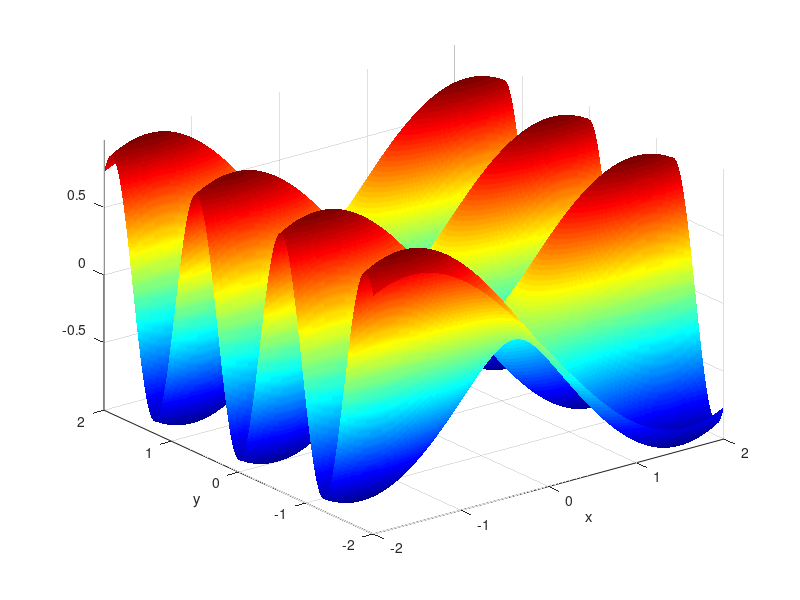
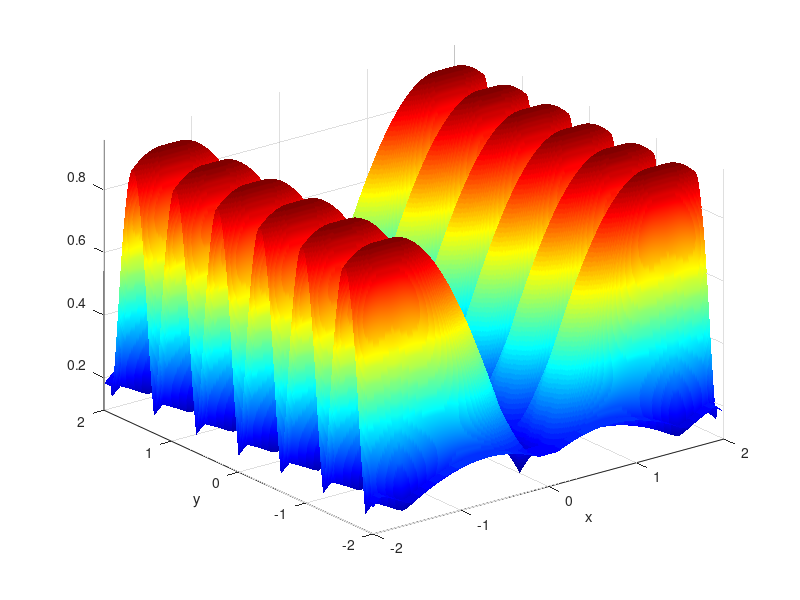
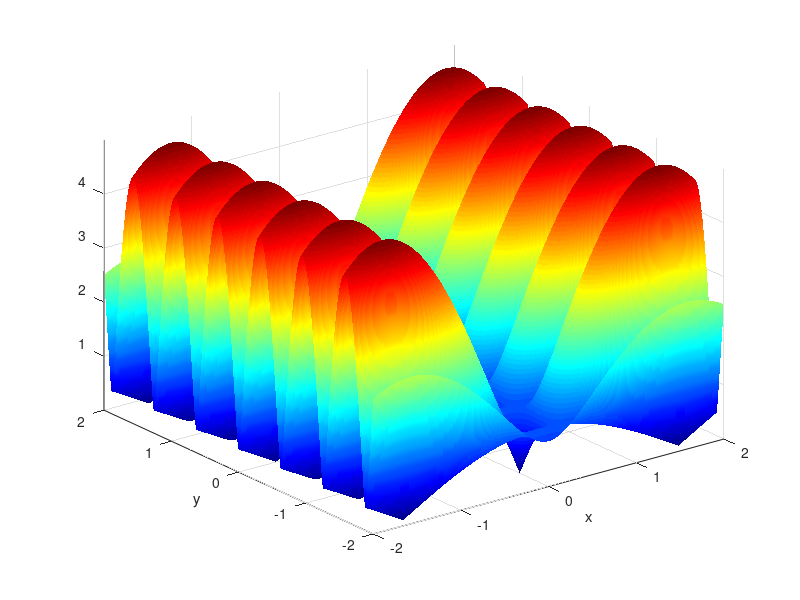

These charts were generated, in order, by the following MATLAB code:
% Local 2-D Value Change 
f = @(x, y) sin(x).*cos(5*y);
f1 = @(x, y) sqrt((cos(x).*cos(5*y)).^2 + (5*sin(x).*sin(5*y)).^2);

Lx = 0.1;
Ly = Lx;

dx = 0.005; X_max = 2; X_min = -2;
dy = 0.005; Y_max = 2; Y_min = -2;
% L_max = 0.1; L_min = 0; L = [L_min:dx:L_max]
x = [X_min:dx:X_max]; Nx = (X_max-X_min)/dx;
y = [Y_min:dy:Y_max]; Ny = (Y_max-Y_min)/dy;
[X,Y] = meshgrid(x,y);
NLx = round(Lx/dx);
NLy = round(Ly/dy);
z = f(X,Y);
z1 = f1(X,Y);

% Extension on the boundary
z_new = zeros(2*NLy+Ny+1,2*NLx+Nx+1);
h = waitbar(0,'extend');
for ii = 1:(2*NLy+Ny+1), waitbar(ii/(2*NLy+Ny+1))
    for jj = 1:(2*NLx+Nx+1)
        if ii<=NLy+1 && jj<=NLx+1
            z_new(ii,jj) = z(1,1);
        elseif ii<=NLy+1 && jj>NLx+1 && jj<NLx+Nx
            z_new(ii,jj) = z(1,jj-NLx);
        elseif ii<=NLy+1 && jj>=NLx+Nx
            z_new(ii,jj) = z(1,Nx+1);
        elseif ii>NLy+1 && ii<NLy+Ny && jj<=NLx+1
            z_new(ii,jj) = z(ii-NLy,1);
        elseif ii>NLy+1 && ii<NLy+Ny && jj>NLx+1 && jj<NLx+Nx
            z_new(ii,jj) = z(ii-NLy,jj-NLx);
        elseif ii>NLy+1 && ii<NLy+Ny && jj>=NLx+Nx
            z_new(ii,jj) = z(ii-NLy,Nx+1);
        elseif ii>=NLy+Ny && jj<=NLx+1
            z_new(ii,jj) = z(Ny+1,1);
        elseif ii>=NLy+Ny && jj>NLx+1 && jj<NLx+Nx
            z_new(ii,jj) = z(Ny+1,jj-NLx);
        elseif ii>=NLy+Ny && jj>=NLx+Nx
            z_new(ii,jj) = z(Ny+1,Nx+1);
        end
    end
end,close(h)

VC = zeros(Ny+1,Nx+1);
h = waitbar(0,'VC');
for i = 1:(Ny+1), waitbar(i/(Ny+1))
    for j = 1:(Nx+1)
        max_f = max(max(z_new(i:(i+2*NLy),j:(j+2*NLx))));
        min_f = min(min(z_new(i:(i+2*NLy),j:(j+2*NLx))));
        delta = max_f - min_f;
        VC(i,j) = delta;
    end
end,close(h)
figure('Name','raw');
surf(x,y,z);
colormap(jet);
shading interp
axis tight
ylabel("y")
xlabel("x")

figure('Name','VC');
surf(x,y,VC);
colormap(jet);
shading interp
axis tight
ylabel("y")
xlabel("x")

figure('Name','gradient');
surf(x,y,z1);
colormap(jet);
shading interp
axis tight
ylabel("y")
xlabel("x")
% colormap([0 0 0]);


